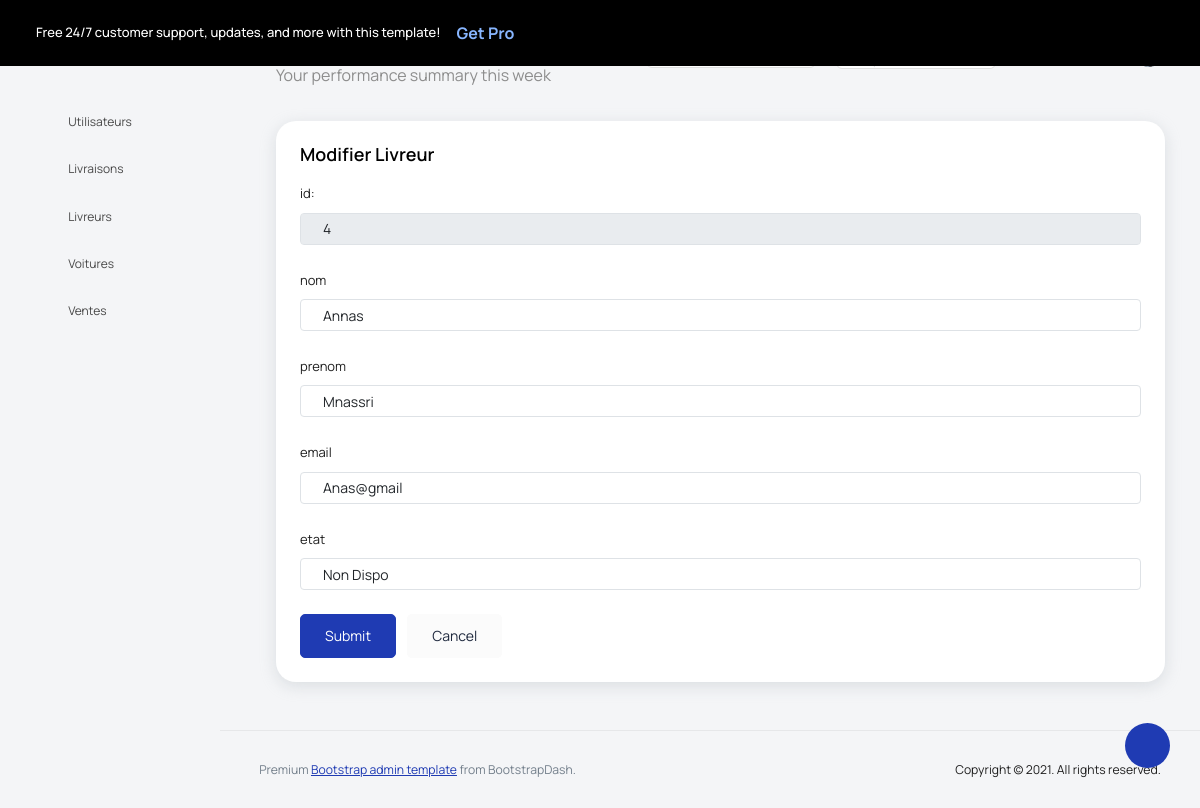
Screenshot of /Views/back/modifierLivreur.php?id=4 (signed in) with the database file from the repository.
### tables this page shows
CREATE TABLE `livreur` (
  `id` int(11) NOT NULL,
  `nom` varchar(55) NOT NULL,
  `prenom` varchar(50) NOT NULL,
  `email` varchar(60) NOT NULL,
  `etat` varchar(255) DEFAULT NULL
);

### Controller/LivreurC.php (called while the page is built, shortened)
<?php
class LivreurC{
    function getLivreurbyId($id)
    {
        $requete = "select * from livreur where id= '".$id."'";
        $config = config::getConnexion();
        try {
            $querry = $config->prepare($requete);
            $querry->execute();
            $result = $querry->fetch();
            return $result ;
        } catch (PDOException $th) {
            echo $th->getMessage();
        }
    }
}

### Views/back/modifierLivreur.php (the view, shortened to what this page needs)
<?php
include_once '../../Controller/LivreurC.php';
$livreurC = new LivreurC();
if (isset($_GET['id'])){
    $livreur = $livreurC->getLivreurbyId($_GET['id']);
}
?>
<!DOCTYPE html>
<html lang="en">
<head>
    <link rel="stylesheet" href="vendors/feather/feather.css">
    <link rel="stylesheet" href="vendors/mdi/css/materialdesignicons.min.css">
    <link rel="stylesheet" href="vendors/ti-icons/css/themify-icons.css">
    <link rel="stylesheet" href="vendors/typicons/typicons.css">
    <link rel="stylesheet" href="vendors/simple-line-icons/css/simple-line-icons.css">
    <link rel="stylesheet" href="vendors/css/vendor.bundle.base.css">
    <link rel="stylesheet" href="vendors/datatables.net-bs4/dataTables.bootstrap4.css">
    <link rel="stylesheet" href="js/select.dataTables.min.css">
    <link rel="stylesheet" href="css/vertical-layout-light/style.css">
</head>
<body>
<div class="container-scroller">
    <div class="row p-0 m-0 proBanner" id="proBanner">
        <div class="col-md-12 p-0 m-0">
            <div class="card-body card-body-padding d-flex align-items-center justify-content-between">
                <div class="ps-lg-1">
                    <div class="d-flex align-items-center justify-content-between">
                        <p class="mb-0 font-weight-medium me-3 buy-now-text">Free 24/7 customer support, updates, and more with this template!</p>
                        <a href="https://www.bootstrapdash.com/product/star-admin-pro/?utm_source=organic&utm_medium=banner&utm_campaign=buynow_demo" target="_blank" class="btn me-2 buy-now-btn border-0">Get Pro</a>
                    </div>
                </div>
                <div class="d-flex align-items-center justify-content-between">
                    <a href="https://www.bootstrapdash.com/product/star-admin-pro/"><i class="mdi mdi-home me-3 text-white"></i></a>
                    <button id="bannerClose" class="btn border-0 p-0">
                        <i class="mdi mdi-close text-white me-0"></i>
                    </button>
                </div>
            </div>
        </div>
    </div>
    <nav class="navbar default-layout col-lg-12 col-12 p-0 fixed-top d-flex align-items-top flex-row">
        <div class="text-center navbar-brand-wrapper d-flex align-items-center justify-content-start">
            <div class="me-3">
                <button class="navbar-toggler navbar-toggler align-self-center" type="button" data-bs-toggle="minimize">
                </button>
            </div>
            <div>
                <a class="navbar-brand brand-logo" href="index.html">
                </a>
            </div>
        </div>
        <div class="navbar-menu-wrapper d-flex align-items-top">
            <ul class="navbar-nav">
                <li class="nav-item font-weight-semibold d-none d-lg-block ms-0">
                    <h1 class="welcome-text">Good Morning, <span class="text-black fw-bold">John Doe</span></h1>
                    <h3 class="welcome-sub-text">Your performance summary this week </h3>
                </li>
            </ul>
            <ul class="navbar-nav ms-auto">
                <li class="nav-item dropdown d-none d-lg-block">
                    <a class="nav-link dropdown-bordered dropdown-toggle dropdown-toggle-split" id="messageDropdown" href="#" data-bs-toggle="dropdown" aria-expanded="false"> Select Category </a>
                </li>
                <li class="nav-item d-none d-lg-block">
                    <div id="datepicker-popup" class="input-group date datepicker navbar-date-picker">
              <span class="input-group-addon input-group-prepend border-right">
              </span>
                    </div>
                </li>
                <li class="nav-item">
                    <form class="search-form" action="#">
                    </form>
                </li>
                <li class="nav-item dropdown">
                    <a class="nav-link count-indicator" id="notificationDropdown" href="#" data-bs-toggle="dropdown">
                    </a>
                </li>
                <li class="nav-item dropdown">
                    <a class="nav-link count-indicator" id="countDropdown" href="#" data-bs-toggle="dropdown" aria-expanded="false">
                    </a>
                </li>
                <li class="nav-item dropdown d-none d-lg-block user-dropdown">
                    <a class="nav-link" id="UserDropdown" href="#" data-bs-toggle="dropdown" aria-expanded="false">
                        <img class="img-xs rounded-circle" src="images/faces/face8.jpg" alt="Profile image"> </a>
                </li>
            </ul>
        </div>
    </nav>
    <div class="container-fluid page-body-wrapper">
        <div class="theme-setting-wrapper">
            <div id="settings-trigger"><i class="ti-settings"></i></div>
        </div>
        <nav class="sidebar sidebar-offcanvas" id="sidebar">
            <ul class="nav">
                <li class="nav-item">
                    <a class="nav-link" href="utilisateurs.php">
                        <i class="mdi mdi-grid-large menu-icon"></i>
                        <span class="menu-title">Utilisateurs</span>
                    </a>
                </li>
                <li class="nav-item">
                    <a class="nav-link" href="livraisons.php">
                        <i class="mdi mdi-grid-large menu-icon"></i>
                        <span class="menu-title">Livraisons</span>
                    </a>
                </li>
                <li class="nav-item">
                    <a class="nav-link" href="livreurs.php">
                        <i class="mdi mdi-grid-large menu-icon"></i>
                        <span class="menu-title">Livreurs</span>
                    </a>
                </li>
                <li class="nav-item">
                    <a class="nav-link" href="voitures.php">
                        <i class="mdi mdi-grid-large menu-icon"></i>
                        <span class="menu-title">Voitures</span>
                    </a>
                </li>
                <li class="nav-item">
                    <a class="nav-link" href="ventes.php">
                        <i class="mdi mdi-grid-large menu-icon"></i>
                        <span class="menu-title">Ventes</span>
                    </a>
                </li>
            </ul>
        </nav>
        <div class="main-panel">
            <div class="content-wrapper">
                <div class="row">
                    <div class="col-md-12 grid-margin stretch-card">
                        <div class="card">
                            <div class="card-body">
                                <h4 class="card-title">modifier livreur</h4>
                                <form class="forms-sample" method="post">
                                    <div class="form-group">
                                        <label for="exampleInputUsername1">id:</label>
                                        <input readonly type="" class="form-control" name="id" id="exampleInputUsername1" value="<?php echo $livreur['id']; ?>" >
                                    </div>
                                    <div class="form-group">
                                        <label for="exampleInputUsername1">nom</label>
                                        <input type="text" class="form-control" name="nom" id="nom"  value="<?php echo $livreur['nom']; ?>">
                                    </div>
                                    <div class="form-group">
                                        <label for="exampleInputEmail1">prenom</label>
                                        <input type="text" name="prenom" class="form-control" id="exampleInputEmail1" value="<?php echo $livreur['prenom']; ?>" >
                                    </div>
                                    <div class="form-group">
                                        <label for="exampleInputPassword1">email</label>
                                        <input type="email" class="form-control" name="email" id="exampleInputPassword1" value="<?php echo $livreur['email']; ?>" >
                                    </div>
                                    <div class="form-group">
                                        <label for="exampleInputEmail1">etat</label>
                                        <input type="text" name="etat" value="<?php echo $livreur['etat']; ?>" class="form-control" id="exampleInputEmail1" >
                                    </div>
                                    <button type="submit" class="btn btn-primary me-2">Submit</button>
                                    <button class="btn btn-light">Cancel</button>
                                </form>
                            </div>
                        </div>
                    </div>
                </div>
            </div>
            <footer class="footer">
                <div class="d-sm-flex justify-content-center justify-content-sm-between">
                    <span class="text-muted text-center text-sm-left d-block d-sm-inline-block">Premium <a href="https://www.bootstrapdash.com/" target="_blank">Bootstrap admin template</a> from BootstrapDash.</span>
                    <span class="float-none float-sm-right d-block mt-1 mt-sm-0 text-center">Copyright © 2021. All rights reserved.</span>
                </div>
            </footer>
        </div>
    </div>
</div>
</body>
</html>

### rows the page displays
livreur: id "4", nom "Annas", prenom "Mnassri", email "Anas@gmail", etat "Non Dispo"
